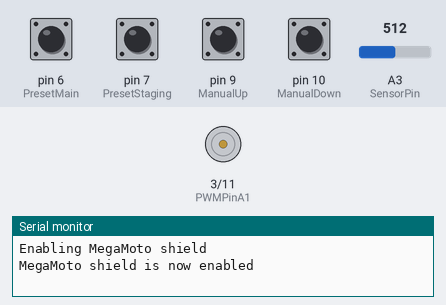
Bench run of a sketch on a simulated Arduino Uno, built with avr-gcc and run on an emulated ATmega328P. On the bench: motor-driver pin pairs drawn as motors (green arrow = first pin HIGH = forward, orange = second pin HIGH = backward, longer = more drive, scaled by the enable pin), the last lines printed to the serial monitor. The inputs (shaded band) are chosen by the test bench; at power-on: pin 6 (PresetMain), pin 7 (PresetStaging), pin 9 (ManualUp), pin 10 (ManualDown) HIGH, A3 (SensorPin) = 512.

Above: at 1.2 s.
1.3 s: pin 6 (PresetMain) pulled LOW for 0.15 s
At 2.5 s:
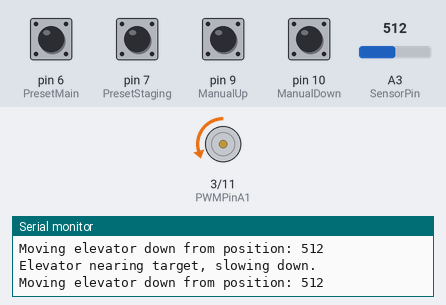
2.9 s: pin 9 (ManualUp) pulled LOW for 0.15 s
At 2.97 s:
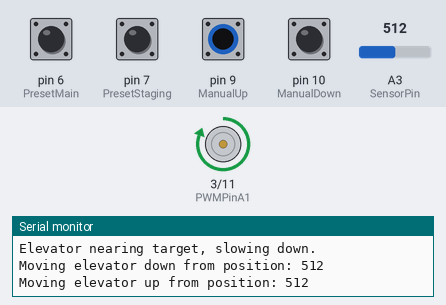
4.5 s: pin 7 (PresetStaging) pulled LOW for 0.15 s
At 5.4 s:
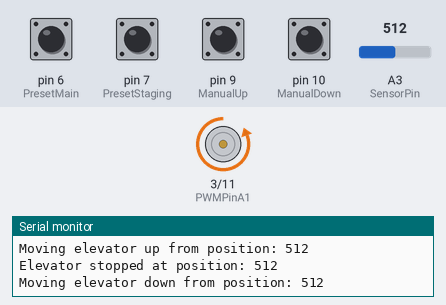
6.1 s: pin 6 (PresetMain) pulled LOW for 1 s
At 6.7 s:
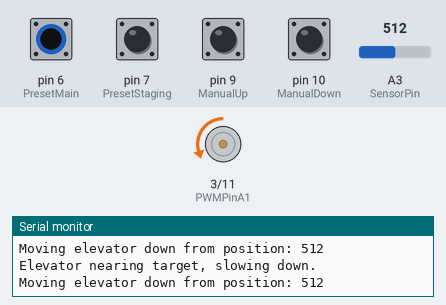
8.6 s: pin 7 (PresetStaging) pulled LOW for 1 s
At 9.7 s:
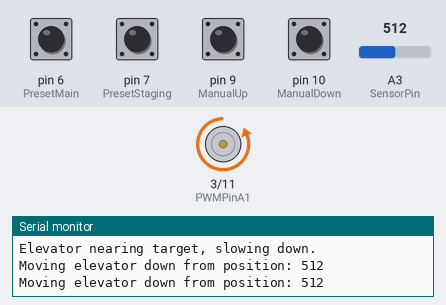
Timing chart, 0 to 11.6 s (numbered marks = the images above; inputs shaded):
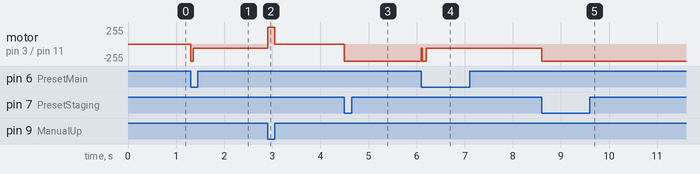

Measured:
- after the input at 1.3 s, motor on pin 3 (PWMPinA1) / pin 11 (PWMPinB1): stopped → backward 60/255 at once
- after the input at 2.9 s, motor on pin 3 (PWMPinA1) / pin 11 (PWMPinB1): backward 60/255 → forward 255/255 at once, → stopped 0.15 s later
- after the input at 4.5 s, motor on pin 3 (PWMPinA1) / pin 11 (PWMPinB1): stopped → backward 255/255 at once
- after the input at 6.1 s, motor on pin 3 (PWMPinA1) / pin 11 (PWMPinB1): backward 255/255 → backward 60/255 after 0.10 s
- after the input at 8.6 s, motor on pin 3 (PWMPinA1) / pin 11 (PWMPinB1): backward 60/255 → backward 255/255 at once

The sketch:

Elevator.v0.5.ino
```cpp
// Version 0.5
// Version history
// 0.0 - Enables the MegaMoto board and sets the motor pins to inactive to avoid immediate movement of actuator
// 0.1 - Enables the manual up/down control button
// 0.2 - Adds the ElevatorUp, ElevatorDown, and ElevatorStop functions
// 0.3 - Add reading input from actuator
// 0.4 - Add support for preset buttons
// 0.5 - Add slowing down the elevator as it nears target to improve accuracy

// Add button library
#include <Button.h>

// Use the jumpers on the board to select which pins will be used
int EnablePin = 8; // use pin 8 to enable board
int PWMPinA1 = 3;  // motor pin A for actuator
int PWMPinB1 = 11; // motor pin B for actuator

// Declare our buttons and specify the correponding pins
Button ManualUp(9);      // use pin 9 to move elevator up manually
Button ManualDown(10);   // use pin 10 to move elevator down manually
Button PresetMain(6);    // use pin 6 to move elevator to main level
Button PresetStaging(7); // use pin 7 to move elevator to staging level

// Specify our input pin for actuator position
int SensorPin = A3;

// Set other globally used variables
int delaytime = 5*1000; // 5 seconds times 1,000 to convert to milliseconds
int MainLevel = 500;    // will store/read these values from EEPROM for production
int StagingLevel = 300; // will store/read these values from EEPROM for production
int CurrentPos = 0;   // use to read the current position of actuator
int TargetPos = 0;    // use to set the target position of actuator
int Accuracy = 1;    // stopping accuracy of the actuator - must be less than ApproachLimit
int ApproachLimit = 20; // defines the vicinity of target where the actuator will slow down - must be greater than Accuracy
bool AutoPilot = false; // if true, we are on autopilot
const int Stopped = 0;
const int GoingUp = 1;
const int GoingDown = 2;
const int Fast = 3;
const int Slow = 4;
int AutoPilotStatus = Stopped;
int AutoPilotSpeed = Fast;
int FullSpeed = 255;    // full elevator speed
int ApproachSpeed = 60; // slow elevator speed

void setup() {
  // put your setup code here, to run once:

  // initialize our buttons
  ManualUp.begin();
  ManualDown.begin();
  PresetMain.begin();
  PresetStaging.begin();

  // initialize serial port
  Serial.begin(9600);

  // initialize MegaMoto board
  pinMode(EnablePin, OUTPUT); //Enable the board
  pinMode(PWMPinA1, OUTPUT);
  pinMode(PWMPinB1, OUTPUT);  //Set motor outputs

  // set our sensor pin to read
  pinMode(SensorPin, INPUT);

  // make sure we don't move the actuator upon start
  analogWrite(PWMPinA1, 0);
  analogWrite(PWMPinB1, 0);

  // enable the megamoto shield
  Serial.println("Enabling MegaMoto shield");
  // delay(delaytime);
  digitalWrite(EnablePin, HIGH);
  Serial.println("MegaMoto shield is now enabled");

}

void loop() {

  CurrentPos = ReadPos();

  if ((AutoPilot) && (ReachedTarget(CurrentPos))) {
      ElevatorStop();
      AutoPilot = false;
      AutoPilotStatus = Stopped;
  }
  if (PresetMain.pressed()) {
    AutoPilot = true;
    TargetPos=MainLevel;
    GoToTarget();
  }
  if (PresetStaging.pressed()) {
    AutoPilot = true;
    TargetPos=StagingLevel;
    GoToTarget();
  }
  if (ManualUp.pressed()) {
    AutoPilot = false;
    ElevatorUp(FullSpeed);
  }
  if (ManualDown.pressed()) {
    AutoPilot = false;
    ElevatorDown(FullSpeed);
  }
  if (ManualUp.released() || ManualDown.released()) {
    ElevatorStop();
  }
}

void ElevatorUp(int Speed) {
  // Activate pin A and deactivate pin B
  analogWrite(PWMPinA1, Speed);
  analogWrite(PWMPinB1, 0); // speed 0-255

  // Print starting point
  Serial.print("Moving elevator up from position: ");
  Serial.println(ReadPos());
}

void ElevatorDown(int Speed) {
  // Activate pin B and deactivate pin A
  analogWrite(PWMPinA1, 0);
  analogWrite(PWMPinB1, Speed); // speed 0-255

  // Print starting point
  Serial.print("Moving elevator down from position: ");
  Serial.println(ReadPos());
}

void ElevatorStop() {
  // Deactivate both pins
  analogWrite(PWMPinA1, 0);
  analogWrite(PWMPinB1, 0); // speed 0-255

  // Print stopping point
  Serial.print("Elevator stopped at position: ");
  Serial.println(ReadPos());
}

int ReadPos() {
  return analogRead(SensorPin);
}

void GoToTarget() {

  AutoPilot = true;
  if (ReachedTarget(CurrentPos)) {
    Serial.println("Elevator already at target.");
    AutoPilot = false;
  }
  else if (TargetPos < CurrentPos) {
    ElevatorDown(FullSpeed);
    AutoPilotStatus = GoingDown;
    AutoPilotSpeed = Fast;
  }
  else if (TargetPos > CurrentPos) {
    ElevatorUp(FullSpeed);
    AutoPilotStatus = GoingUp;
    AutoPilotSpeed = Fast;
  }
}

bool ReachedTarget(int CheckPos) {
  int LimitLow = CheckPos - Accuracy;
  int LimitHigh = CheckPos + Accuracy;
  int ApproachLow = CheckPos - ApproachLimit;
  int ApproachHigh = CheckPos + ApproachLimit;

  if (AutoPilotSpeed == Fast) {
    if ((TargetPos < ApproachHigh) && (TargetPos > ApproachLow)) {
      Serial.println("Elevator nearing target, slowing down.");
      AutoPilotSpeed = Slow;
      if (AutoPilotStatus == GoingDown) {
        ElevatorDown(ApproachSpeed);
      }
      else if (AutoPilotStatus == GoingUp) {
        ElevatorUp(ApproachSpeed);
      }
    }
    return false;
  }
  else if ((TargetPos < LimitHigh) && (TargetPos > LimitLow)) {
    Serial.println("Elevator reached target.");
    return true;
  }
  else {
    return false;
  }
}
```
